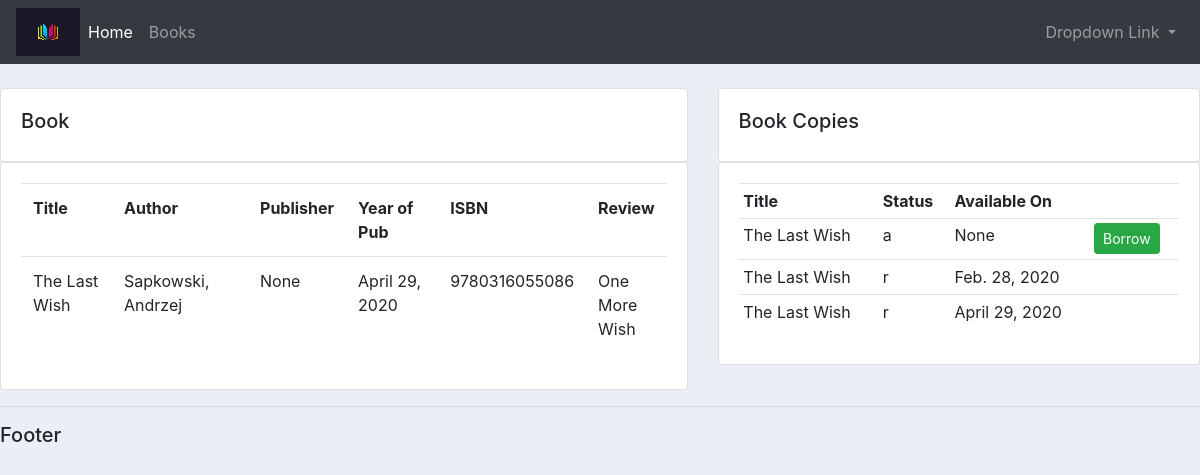
/catalog/books/3/, run on an earlier commit of the app's database.
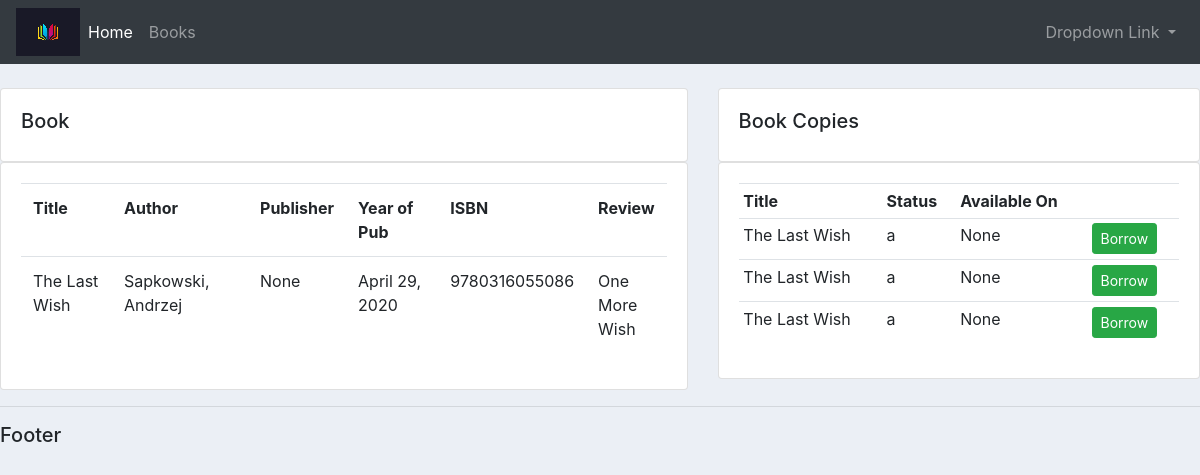
And on a later commit of the database.
### catalog/models.py (models this page shows, shortened)
class BookInstance(models.Model):
	id = models.UUIDField(primary_key=True, default=uuid.uuid4, help_text='Unique ID')
	book = models.ForeignKey('Book', on_delete=models.SET_NULL, null=True)
	due_back = models.DateField(null=True, blank=True)
	LOAN_STATUS = (('a', 'Available'),
		('r', 'Reserved'),)
	status = models.CharField(max_length=1,
		choices= LOAN_STATUS,
		blank = True,
		default = 'm',
		help_text = 'Book Availability',)
	class Meta:
		ordering = ['due_back']

class Book(models.Model):
    title = models.CharField(max_length=200)
    author = models.ForeignKey('Author', on_delete=models.SET_NULL, null = True)
    summary = models.TextField(max_length=1000, help_text='Enter a brief description of the book')
    isbn = models.CharField('ISBN', max_length=13, help_text='13 Character ISBN Number')
    review = models.TextField(max_length=1000, help_text='Give the book a review', null = True, blank=True)
    publisher = models.ForeignKey('Publisher', on_delete=models.SET_NULL, null=True, blank = True)
    yearPub = models.DateField(null=True, )

### catalog/views.py (the view)
# urls.py: path('books/<str:pk>/', views.booksID, name= 'instance'),
def booksID(request, pk):
    book = Book.objects.get(id=pk)
    instance = BookInstance.objects.filter(book=pk)
    context = {'book':book, 'instance':instance}
    return render(request, 'catalog/bookinstance.html', context)

### catalog/models.py (called while the page is built)
	def __str__(self):
		return f'{self.last_name}, {self.first_name}'

### catalog/templates/catalog/bookinstance.html
{% extends 'catalog/main.html'%}
{% block content%}
<br />
<div class="row">
    <div class="col-md-7">
        <div class="card card-body">
            <h5>Book</h5>
        </div>
        <div class="card card-body">
            <table class="table">
                <tr>
                    <th>Title</th>
                    <th>Author</th>
                    <th>Publisher</th>
                    <th>Year of Pub</th>
                    <th>ISBN</th>
                    <th>Review</th>
                </tr>
                <tr>
                    <td><a>{{book.title}}</a></td>
                    <td>{{book.author}}</td>
                    <td>{{book.publisher}}</td>
                    <td>{{book.yearPub}}</td>
                    <td>{{book.isbn}}</td>
                    <td width="45px">{{book.review}}</td>
                </tr>
            </table>
        </div>
    </div>
    <div class="col-md-5">
        <div class="card card-body">
            <h5>Book Copies</h5>
        </div>
        <div class="card card-body">
            <table class="table table-sm">
                <tr>
                    <th>Title</th>
                    <th>Status</th>
                    <th>Available On</th>
                    <th></th>
                </tr>
                {% for i in instance %}
                <tr>
                    <td>{{i.book.title}}</td>
                    <td>{{i.status}}</td>
                    <td>{{i.due_back}}</td>
                    {% if i.status == 'a' %}
                    <td><a href="{% url 'reserve' i.id %}" class="btn btn-sm btn-success">Borrow</a></td>
                    {% else %}
                    <td></td>
                    {% endif %}
                </tr>
                {% endfor %}
            </table>
        </div>
    </div>
</div>
{% endblock content%}

What changed in the data, as far as the page shows it:
changed BookInstance (number 1 of 3 on the later page): status "r" → "a"; due_back "Feb. 28, 2020" → "None"; now shows "Borrow"; moves up the list
changed BookInstance (number 3 of 3 on the later page): status "r" → "a"; due_back "April 29, 2020" → "None"; now shows "Borrow"
